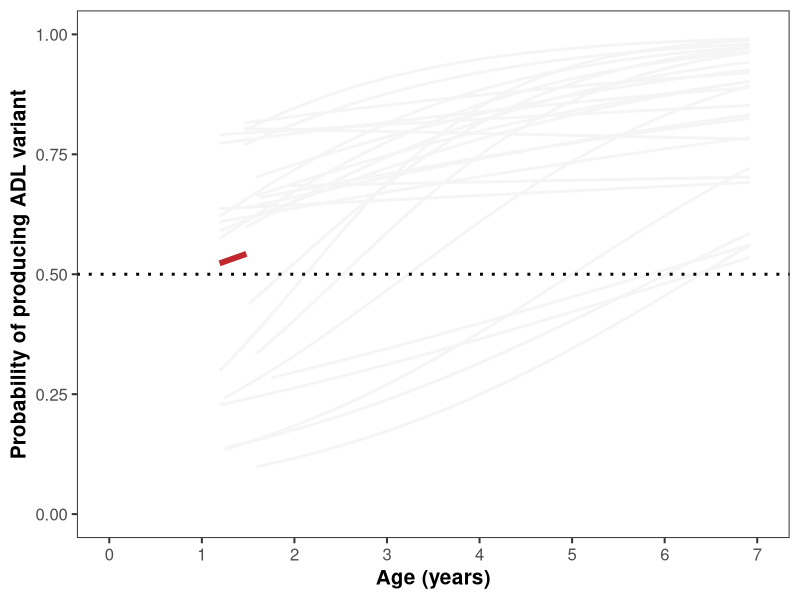
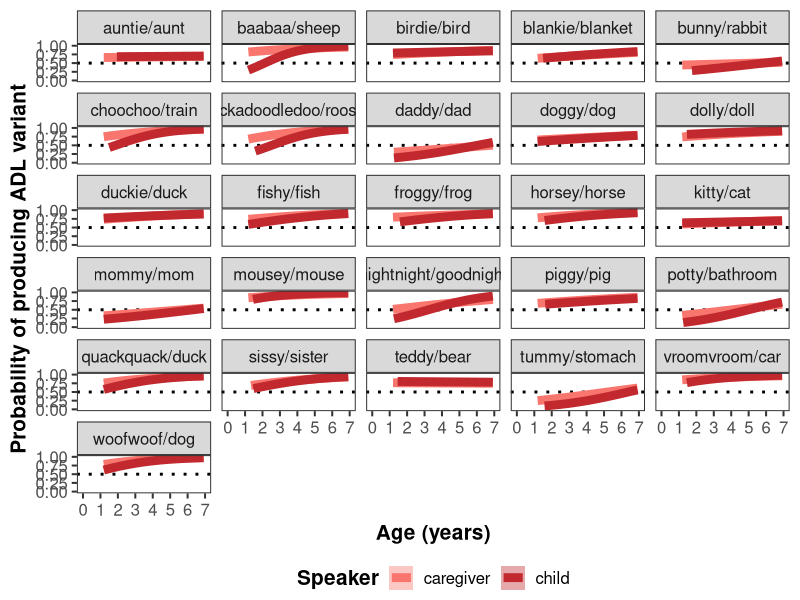

These figures' R source, in order: (Note: this script raises an error after producing the figures.)
library(here)
library(tidyverse)
library(lme4)
library(ggeffects)
library(broom.mixed)

# read in survey data
data <- read_csv("survey/anon-data/variant-probabilities.csv") %>%
  mutate(id = as.character(id))
metadata <- read_csv("item-metadata.csv")

# transform probabilities for binomial regression (0s and 1s for variant types)
model.data <- data %>%
  mutate(ADL = value, CDL = 100 - value)

model.data.CDL <- model.data[rep(seq(nrow(model.data)), model.data$CDL), ]
model.data.CDL <- model.data.CDL %>%
  select(id, age, pair, speaker) %>%
  mutate(variant = 0)

model.data.ADL <- model.data[rep(seq(nrow(model.data)), model.data$ADL), ]
model.data.ADL <- model.data.ADL %>%
  select(id, age, pair, speaker) %>%
  mutate(variant = 1)

model.data <- bind_rows(model.data.ADL, model.data.CDL) %>%
  # calculate age in months
  mutate(age = age/30.437) %>%
  left_join(select(metadata, pair, cogsci), by = "pair")

# set colors for plots
speaker.colors <- c("child" = "#C1292E", 
                    "caregiver" = "#F8766D")

# create empty lists to be populated with 3 types of information
model.outputs.list <- list()
shift.trends.list <- list()
switch.points.list <- list()

# for each speaker type and subset of the data, find all utterances with 1+ target items
for (i in c("child", "caregiver")) {
  for (j in c("full", "cogsci")) {
    
    if (j == "cogsci") {
      model.input <- model.data %>%
        filter(speaker == i & cogsci == "y")
      
      fig.input <- model.data %>%
        filter(cogsci == "y")
      
      fig.height <- 10
    }
    else {
      model.input <- model.data %>%
        filter(speaker == i)
      
      fig.input <- model.data
      
      fig.height <- 20
    }
    
    # pre-registered model fails to converge
    # model even with simplified random effects structure (by-child or by-pair intercepts only) also fails to converge
    # model <- glmer(variant ~ scale(age) + (1 + scale(age) | pair) + (1 + scale(age) | id),
    #                data = model.input,
    #                family = binomial,
    #                control = glmerControl(optimizer = "bobyqa"))
    
    model.type <- paste0(i, "-", j)
    
    model <- glm(variant ~ scale(age), 
                 data = model.input, 
                 family = binomial)
    
    # store model output summary
    model.summary <- tidy(model) %>%
      filter(term == "scale(age)")
    
    # store model-predicted shift trajectory
    trend <- ggpredict(model, c("age [all]")) %>%
      mutate(model = model.type)
    
    # compute the age at which ADL variants are produced >50% of the time 
    xintercept <- trend %>%
      filter(predicted >= 0.5) %>%
      slice_head() %>%
      pull(x)
    
    model.outputs.list[[model.type]] <- model.summary
    shift.trends.list[[model.type]] <- trend
    switch.points.list[[model.type]] <- xintercept
    
    # plot overall shift trajectory (by speaker type)
    ggplot() + 
      geom_smooth(data = model.input,
                  aes(x = age/12, y = variant, group = pair),
                  method = "glm", method.args = list(family = "binomial"),
                  color = "#F5F5F5", se = FALSE) +
      geom_ribbon(data = trend,
                  aes(x = x/12, ymin = conf.low, ymax = conf.high),
                  fill = speaker.colors[i], alpha = 0.25) +
      geom_line(data = trend,
                aes(x = x/12, y = predicted), color = speaker.colors[i], size = 2) +
      scale_x_continuous(limits = c(0, 7), breaks = seq(0, 7, by = 1)) +
      labs(x = "Age (years)", y = "Probability of producing ADL variant") +
      geom_hline(yintercept = 0.5, linetype = "dotted", size = 1) +
      theme_test(base_size = 15) +
      theme(axis.title = element_text(face = "bold")) +
      coord_cartesian(ylim = c(0, 1))
      ggsave(paste0("survey/figs/", i, "-", j, ".png"), dpi = 300, height = 5, width = 6)
      
      # plot item-pair shift trajectories for child and caregiver speakers 
      fig.input %>%
      mutate(pair = str_replace(pair, "_", "/")) %>%
      ggplot(aes(x = age/12, y = variant, color = speaker, fill = speaker)) +
        facet_wrap(.~pair, ncol = 5) +
        geom_hline(yintercept = 0.5, linetype = "dotted", size = 1) +
        geom_smooth(method = "glm", method.args = list(family = "binomial"), size = 3) +
        scale_color_manual(values = speaker.colors) +
        scale_fill_manual(values = speaker.colors) +
        scale_x_continuous(limits = c(0, 7), breaks = seq(0, 7, by = 1)) +
        coord_cartesian(ylim = c(0, 1)) +
        labs(x = "Age (years)", y = "Probability of producing ADL variant",
             color = "Speaker", fill = "Speaker") +
        theme_test(base_size = 15) +
        theme(axis.title = element_text(face = "bold"), 
              legend.title = element_text(face = "bold"), 
              legend.position = "bottom")
      ggsave(paste0("survey/figs/bypair-shift-timing.png"), height = fig.height, width = 15, dpi = 300)
  }
}
model.outputs <- do.call(rbind, model.outputs.list) %>%
  rownames_to_column(var = "model") %>%
  write_csv("survey/model-outputs/glms.csv")

shift.trends <- do.call(rbind, shift.trends.list) %>%
  data.frame() %>%
  write_csv("survey/model-outputs/trend-lines.csv")

switch.points <- do.call(rbind, switch.points.list) %>%
  data.frame() %>%
  rownames_to_column(var = "model") %>%
  rename(., age = `.`) %>%
  write_csv("survey/model-outputs/switch-points.csv")

# calculate and plot correlations between individual speakers within dyads
overall.cor <- data %>%
  left_join(select(metadata, pair, cogsci)) %>%
  filter(cogsci == "y") %>%
  select(id, age, pair, speaker, value) %>%
  distinct() %>%
  pivot_wider(names_from = speaker, values_from = value) %>%
  na.omit() %>%
  group_by(id, age) %>%
  mutate(count = n()) %>%
  filter(count >= 2)
  
overall.cor.stats <- tidy(cor.test(overall.cor$caregiver, 
                                   overall.cor$child, 
                                   method = "spearman")) %>%
  mutate(estimate = ifelse(p.value < 0.001, 
                           paste0(round(estimate, digits = 2), "***"),
                           estimate))

ggplot(overall.cor, aes(x = caregiver, y = child)) + 
  geom_jitter(alpha = 0.25) + 
  geom_smooth(method = "lm", 
              color = speaker.colors[1], 
              fill = speaker.colors[1]) + 
  annotate(geom = "label", x = 10, y = 70, 
           label = paste0("ρ = ", overall.cor.stats$estimate), 
           color = speaker.colors[1]) +
  labs(x = "Caregiver ADL", y = "Child CDL") +
  theme_test(base_size = 25) 

cor.over.age <- data %>%
  left_join(select(metadata, pair, cogsci)) %>%
  filter(cogsci == "y") %>%
  select(id, age, pair, speaker, value) %>%
  distinct() %>%
  pivot_wider(names_from = speaker, values_from = value) %>%
  na.omit() %>%
  group_by(id, age) %>%
  mutate(count = n()) %>%
  filter(count >= 2) %>%
  summarize(r = tidy(cor.test(caregiver, child, method = "spearman"))$estimate) %>%
  mutate(age = age/30.437/12)

summary(lm(r ~ age, cor.over.age))

ggplot(cor.over.age, aes(x = age, y = r)) + 
  geom_point(color = speaker.colors[1],
             fill = speaker.colors[1]) + 
  geom_smooth(method = "glm", 
              color = speaker.colors[1],
              fill = speaker.colors[1]) +
  geom_hline(yintercept = 0, linetype = "dotted") + 
  scale_x_continuous(limits = c(0, 7), breaks = seq(0, 7, by = 1)) +
  coord_cartesian(ylim = c(0, 1)) +
  labs(x = "Age (years)", y = "Child/Caregiver ADL Correlation") + 
  theme_test(base_size = 20)
